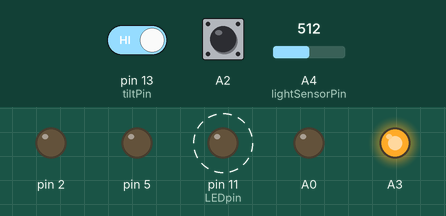
A sketch run on a simulated Arduino Uno, built with avr-gcc and run on an emulated ATmega328P. Parts: output pins drawn as LEDs (lit = HIGH). Dashed ring = blinking. The test bench sets the inputs (shaded band); at power-on: A4 (lightSensorPin) = 512, pin 13 (tiltPin) HIGH, A2 HIGH. What the sketch prints to the serial monitor is not drawn.

Above: at 2.1 s.
2.2 s: A4 (lightSensorPin) set to 40
At 3.1 s:
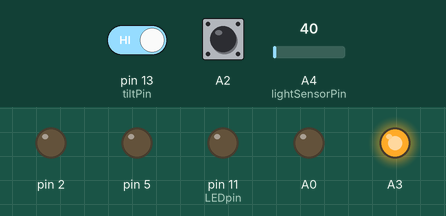
5.1 s: pin 13 (tiltPin) driven LOW
8.1 s: A4 (lightSensorPin) set to 46
9.9 s: A4 (lightSensorPin) set to 57
At 10.7 s:
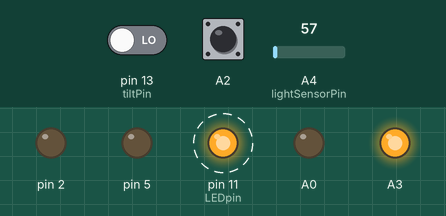
14.6 s: A4 (lightSensorPin) set to 0
At 15.4 s:
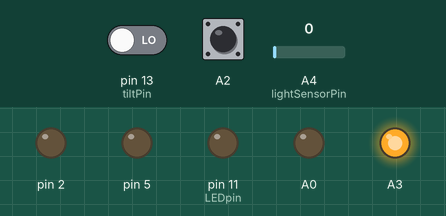
Timing chart, 0 to 17.4 s (numbered marks = the images above; inputs shaded):
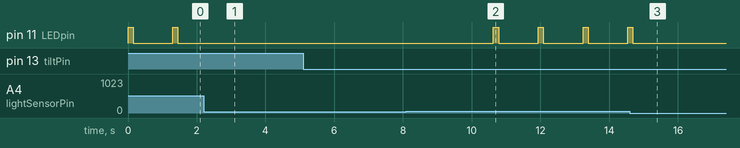

Measured:
- the behaviour switches between 50 and 51 on A4 (lightSensorPin) (found by bisection; images 1 and 2)
- after the input at 2.2 s, pin 11 (LEDpin): stops changing and stays LOW
- after the input at 5.1 s, every drawn part: stays the same
- after the input at 8.1 s, every drawn part: stays the same
- after the input at 9.9 s, pin 11 (LEDpin): alternates HIGH for 0.15 s and LOW for 1.2 s, starting after 0.73 s
- after the input at 14.6 s, pin 11 (LEDpin): goes on until 14.7 s, then stays LOW
- by itself, pin 11 (LEDpin): alternates HIGH for 0.15 s and LOW for 1.2 s

The sketch:

tidd-cubo2.ino
```cpp
#include <CapacitiveSensor.h>

// light sensor
int lightSensorValue = 0; // light sensor value
int threshold = 50;
int lightSensorPin = A4; // set A4 as pin sensor

// tilt sensor
int tiltState = 0; // tilt sensor state
int tiltPin = 13; // set 13 as pin sensor

// capacitive sensor
CapacitiveSensor   cs_A1_A2 = CapacitiveSensor(A1,A2);  // set A1 send pin and A2 as receive pin

// led
int LEDpin = 11; // set pin 11 as led

void setup() {

  // initialize serial communication
  Serial.begin(4800);

  // set LED pins as outputs
  pinMode(LEDpin,OUTPUT);

  // set A3 as vcc for light sensor
  pinMode(A3,OUTPUT);
  digitalWrite(A3,HIGH);

  // use interior resistor for pin tilt
  pinMode(tiltPin, INPUT);
  pinMode(13, INPUT_PULLUP);

  // set pin A0 as ground for tilt sensor
  pinMode(A0,OUTPUT);
  digitalWrite(A0,LOW);

  // set pin 2 as ground for light sensor
  pinMode(2,OUTPUT);
  digitalWrite(2,LOW);

  // set pin 5 as ground for led
  pinMode(5,OUTPUT);
  digitalWrite(5,LOW);


}

void loop() {

//----- light sensor -----

  // read the value from the sensor
  lightSensorValue = analogRead(lightSensorPin);
  Serial.print("\t");
  //Serial.print(" Sensor Value: ");
  //Serial.println(lightSensorValue);

  // if the ambient light is bright, blink the led
  if(lightSensorValue>threshold){
    Serial.print("Color");
	digitalWrite(LEDpin, HIGH);
  	delay(150);
  	digitalWrite(LEDpin, LOW);
  	delay(150);
  }

  // if the ambient light is dark, fade the led
  else{
    Serial.println("Dark");
    digitalWrite(LEDpin, LOW);


  }

  //----- tilt sensor -----

  // read the value from the sensor
  tiltState = digitalRead(tiltPin);
  Serial.print("\t");

  // if the tilt is up: tiltState is HIGH and turn the led on
  if (tiltState == HIGH) {
    Serial.print("Flip");
    digitalWrite(LEDpin, HIGH);
  }
  else {
    Serial.print("Hold");
    digitalWrite(LEDpin, LOW);
  }

  //----- capacitive sensor -----

  // check on performance in milliseconds, tab character and print value
  long start = millis();
  long total1 =  cs_A1_A2.capacitiveSensor(30);
    //Serial.print(millis() - start);
    Serial.print("\t");
    //Serial.println(total1);

  // if touched
  if(total1>500 && total1<2000){
    Serial.print("Vibrate");
        // turn led on
	digitalWrite(LEDpin, HIGH);
  }
  else{
    Serial.print("Still");
        // turn led off
       digitalWrite(LEDpin, LOW);
  }


  // delay between readings:
  delay(1000);
}
```
